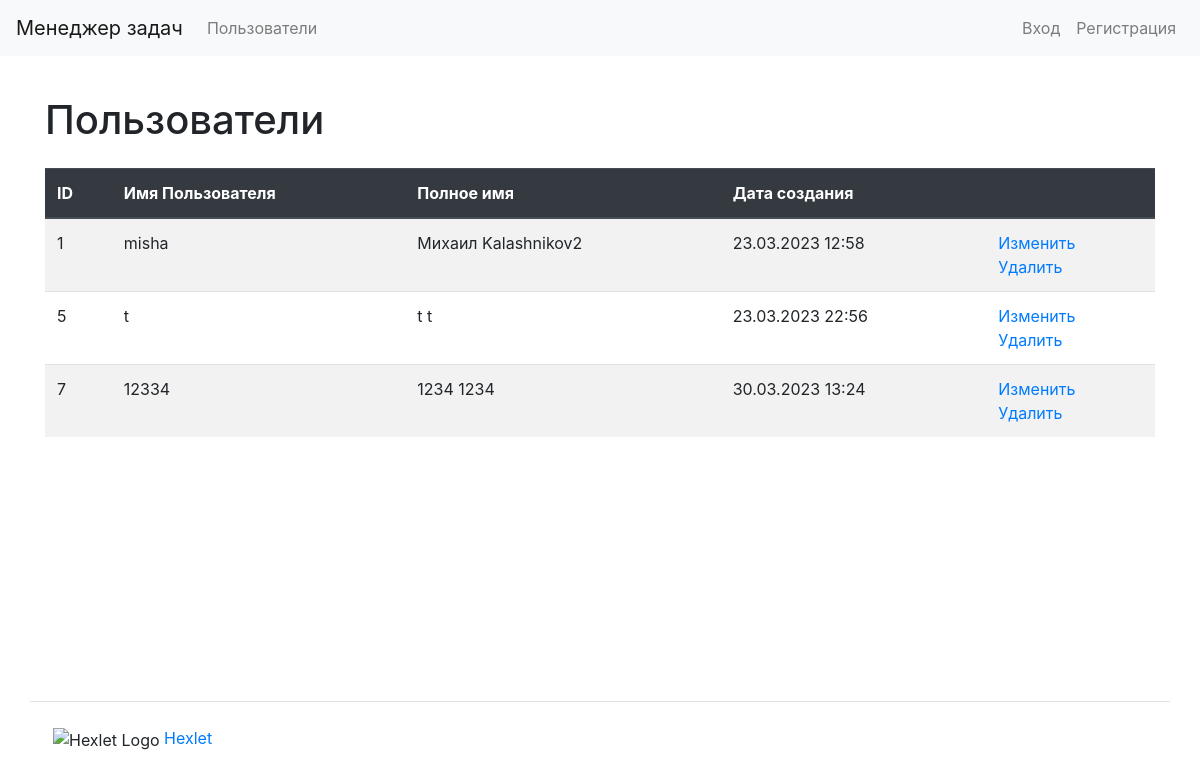
/users/, run on the app's committed database.
### task_manager/users/models.py (models this page shows, shortened)
class User(AbstractUser):
    first_name = models.CharField(max_length=150)
    last_name = models.CharField(max_length=150)

### task_manager/users/views.py (the view)
# urls.py: path('', Users.as_view(), name='users'),
class Users(ListView):
    model = User
    template_name = 'users/all.html'
    context_object_name = 'users'
    extra_context = {'title': _('Users')}

### task_manager/templates/users/all.html (shortened to what this page needs)
{% extends "base.html" %}
{% load bootstrap4 %}
{% load i18n %}
{% block content %}
    <h1 class="my-4">{{ title }}</h1>
    <table class="table table-striped">
        <thead class="thead-dark">
            <tr>
                <th>ID</th>
                <th>{% trans 'Username' %}</th>
                <th>{% trans 'Full name' %}</th>
                <th>{% trans 'Creation date' %}</th>
                <th></th>
            </tr>
        </thead>
        <tbody>
            {% if users %}
                {% for user in users %}
                    <tr>
                        <td>{{ user.id }}</td>
                        <td>{{ user.username }}</td>
                        <td>{{ user.first_name }} {{ user.last_name }}</td>
                        <td>{{ user.date_joined|date:"d.m.Y H:i" }}</td>
                        <td>
                          <a href="{% url 'user_update' user.id %}">{% trans 'Update' %}</a>
                          <br>
                          <a href="{% url 'user_delete' user.id %}">{% trans 'Delete' %}</a>
                        </td>
                    </tr>
                {% endfor %}
            {% endif %}
        </tbody>
    </table>
{% endblock content %}

### data on the page
User: id "1", username "misha", first_name "Михаил", last_name "Kalashnikov2", date_joined "23.03.2023 12:58"
User: id "5", username "t", first_name "t", last_name "t", date_joined "23.03.2023 22:56"
User: id "7", username "12334", first_name "1234", last_name "1234", date_joined "30.03.2023 13:24"

### other printed values
{{ title }} "Пользователи"
